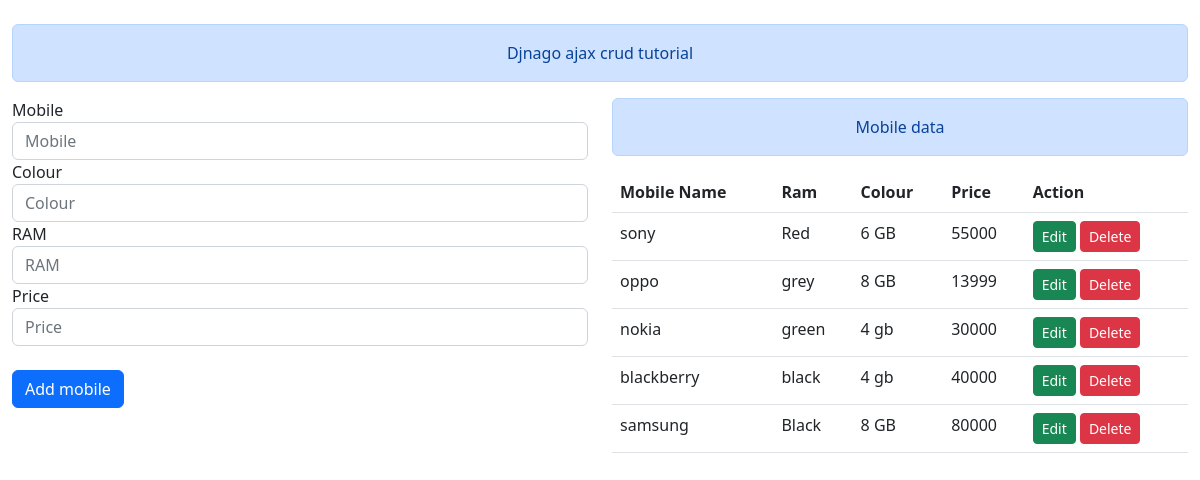
The page / on the database its author committed.
### ecom/models.py (models this page shows)
class Mobile(models.Model):
    Mobile = models.CharField(max_length=100)
    Colour = models.CharField(max_length=100, default="White")
    RAM = models.CharField(max_length=100, default="2 GB")
    Price = models.IntegerField(default=140000)

### ecom/views.py (the view)
# urls.py: path('',views.mobiles , name = "mobiles" ),
def mobiles(request):
    mobile_data = Mobile.objects.all()
    return render( request, 'index.html' , {'data_mob':mobile_data })

### ecom/templates/index.html (shortened to what this page needs)
<!DOCTYPE html>
<html lang="en">
<head>
    <link  rel="stylesheet"  href="https://cdn.jsdelivr.net/npm/bootstrap@5.2.3/dist/css/bootstrap.min.css">
</head>
<body>
<div class="container-fluid mt-4">
    <div class="alert alert-primary text-center">
        Djnago ajax crud tutorial
    </div>
    <div class="row">
        <div class="col sm-4">
            <div class="form-group">
                <label for="id_mobile">Mobile</label>
                <input type="text" class="form-control" id="id_mobile" placeholder="Mobile">
            </div>
            <div class="form-group">
                <label for="id_Colour">Colour</label>
                <input type="text" class="form-control" id="id_Colour" placeholder="Colour">
            </div>
            <div class="form-group">
                <label for="id_RAM">RAM</label>
                <input type="text" class="form-control" id="id_RAM" placeholder="RAM">
            </div>
            <div class="form-group">
                <label for="id_Price">Price</label>
                <input type="text" class="form-control" id="id_Price" placeholder="Price">
            </div>
            <br>
            <button class="btn btn-primary" onclick="saveMobile(event)" id="btnSave">Add mobile</button>
        </div>
        <div class="col sm-4">
            <div class="alert alert-primary text-center">
                Mobile data
            </div>
            <table class="table">
                <thead>
                <tr>
                    <th scope="col">Mobile Name</th>
                    <th scope="col"> Ram</th>
                    <th scope="col">Colour</th>
                    <th scope="col">Price</th>
                    <th scope="col">Action</th>
                </tr>
                </thead>
                <tbody id = "idbody">
                {% for i in data_mob %}
                    <tr id="row_{{i.id}}">
                        <td id="idname{{i.id}}">{{i.Mobile}}</td>
                        <td id="idcolour{{i.id}}">{{i.Colour}}</td>
                        <td id="idram{{i.id}}">{{i.RAM}}</td>
                        <td id="idprice{{i.id}}">{{i.Price}}</td>
                        <td>
                            <input type="button" onclick="EditMobile({{i.id}})" class="btn btn-success btn-sm" value="Edit">
                            <input type="button" onclick="DeleteMobile(row_{{i.id}})" class="btn btn-danger btn-sm" value="Delete">
                        </td>
                    </tr>
                {% endfor %}
                </tbody>
            </table>
        </div>
    </div>
</div>
</body>
</html>

### rows shown on the page
Mobile: Mobile "sony", Colour "Red", RAM "6 GB", Price "55000"
Mobile: Mobile "oppo", Colour "grey", RAM "8 GB", Price "13999"
Mobile: Mobile "nokia", Colour "green", RAM "4 gb", Price "30000"
Mobile: Mobile "blackberry", Colour "black", RAM "4 gb", Price "40000"
Mobile: Mobile "samsung", Colour "Black", RAM "8 GB", Price "80000"
